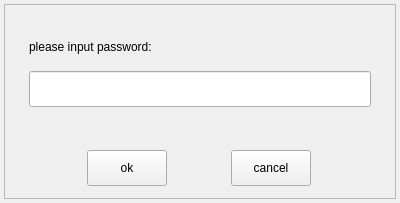
<?xml version="1.0" encoding="UTF-8"?>
<ui version="4.0">
 <class>BoxPasswordChecked</class>
 <widget class="QWidget" name="BoxPasswordChecked">
  <property name="geometry">
   <rect>
    <x>0</x>
    <y>0</y>
    <width>400</width>
    <height>203</height>
   </rect>
  </property>
  <property name="windowTitle">
   <string>Form</string>
  </property>
  <layout class="QVBoxLayout" name="verticalLayout">
   <property name="spacing">
    <number>4</number>
   </property>
   <property name="leftMargin">
    <number>4</number>
   </property>
   <property name="topMargin">
    <number>4</number>
   </property>
   <property name="rightMargin">
    <number>4</number>
   </property>
   <property name="bottomMargin">
    <number>4</number>
   </property>
   <item>
    <widget class="QFrame" name="m_frame">
     <property name="frameShape">
      <enum>QFrame::StyledPanel</enum>
     </property>
     <property name="frameShadow">
      <enum>QFrame::Raised</enum>
     </property>
     <layout class="QVBoxLayout" name="verticalLayout_2">
      <property name="leftMargin">
       <number>24</number>
      </property>
      <property name="topMargin">
       <number>24</number>
      </property>
      <property name="rightMargin">
       <number>24</number>
      </property>
      <property name="bottomMargin">
       <number>12</number>
      </property>
      <item>
       <widget class="QLabel" name="m_label">
        <property name="sizePolicy">
         <sizepolicy hsizetype="Fixed" vsizetype="Fixed">
          <horstretch>0</horstretch>
          <verstretch>0</verstretch>
         </sizepolicy>
        </property>
        <property name="minimumSize">
         <size>
          <width>0</width>
          <height>36</height>
         </size>
        </property>
        <property name="text">
         <string>please input password:</string>
        </property>
       </widget>
      </item>
      <item>
       <widget class="QLineEdit" name="m_inputPasswd">
        <property name="minimumSize">
         <size>
          <width>0</width>
          <height>36</height>
         </size>
        </property>
       </widget>
      </item>
      <item>
       <spacer name="verticalSpacer">
        <property name="orientation">
         <enum>Qt::Vertical</enum>
        </property>
        <property name="sizeHint" stdset="0">
         <size>
          <width>20</width>
          <height>40</height>
         </size>
        </property>
       </spacer>
      </item>
      <item>
       <layout class="QHBoxLayout" name="horizontalLayout">
        <item>
         <widget class="QPushButton" name="m_ok">
          <property name="sizePolicy">
           <sizepolicy hsizetype="Fixed" vsizetype="Fixed">
            <horstretch>0</horstretch>
            <verstretch>0</verstretch>
           </sizepolicy>
          </property>
          <property name="minimumSize">
           <size>
            <width>72</width>
            <height>36</height>
           </size>
          </property>
          <property name="text">
           <string>ok</string>
          </property>
         </widget>
        </item>
        <item>
         <widget class="QPushButton" name="m_cancel">
          <property name="sizePolicy">
           <sizepolicy hsizetype="Fixed" vsizetype="Fixed">
            <horstretch>0</horstretch>
            <verstretch>0</verstretch>
           </sizepolicy>
          </property>
          <property name="minimumSize">
           <size>
            <width>72</width>
            <height>36</height>
           </size>
          </property>
          <property name="text">
           <string>cancel</string>
          </property>
         </widget>
        </item>
       </layout>
      </item>
     </layout>
    </widget>
   </item>
  </layout>
 </widget>
 <resources/>
 <connections/>
</ui>
